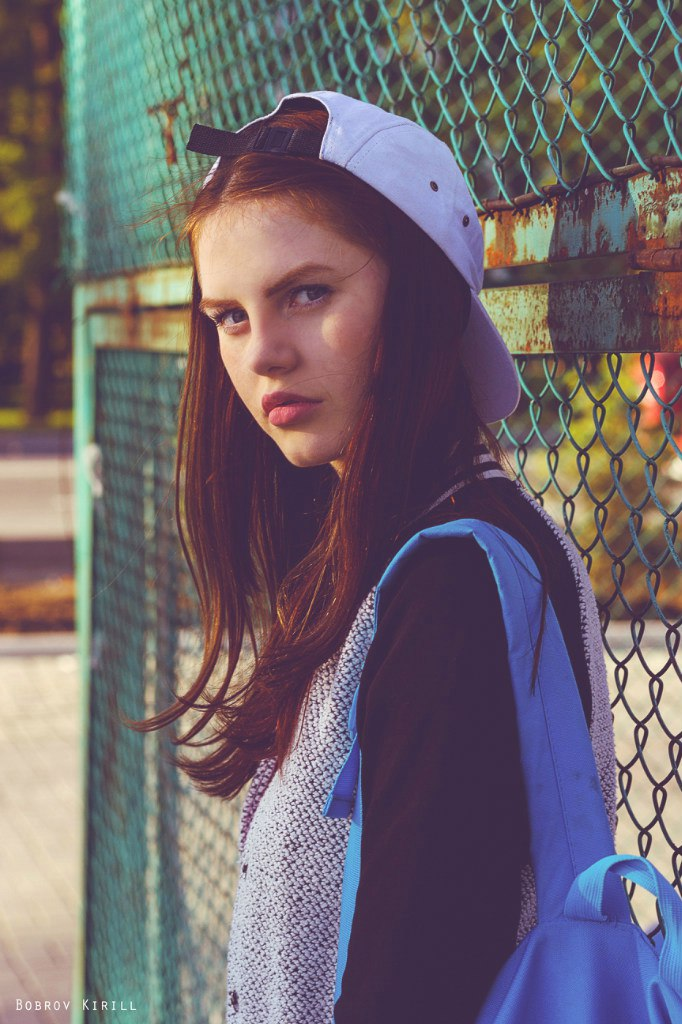
#> input picture examples/in2.jpg, 682 x 1024 px, given in place of examplesAtUTE296XIw.jpg, which was not available
$ python puzzle.py --image examples/in2.jpg --directory examples --out out   (older library calls are emulated)
#> lines starting #> are read from the running program, lines starting #| are printed output that depends on the picture; pictures that were not available may be replaced by others from this repository, and a replacement may not be noted
#!/usr/bin/env python

import os
import time
import argparse
from PIL import Image, ImageOps
from multiprocessing import Pool

DEBUG = False
SLICE_SIZE = 32
IN_DIR = ""
OUT_DIR = ""

def resize_pic(in_name):
    """Resize given image to square with slice_size:slice_size"""
#> called with in_name = 'examplesAtUTE296XIw.jpg'
    img = Image.open(in_name)
#> img is the input picture: PIL image 682x1024 RGB; mean R, G, B 112.1, 103.1, 110
    img = ImageOps.fit(img, (SLICE_SIZE, SLICE_SIZE), Image.ANTIALIAS)
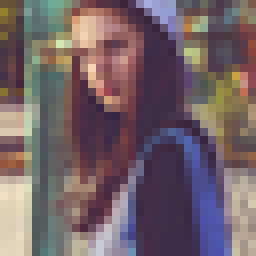
#> img: PIL image 32x32 RGB (shown 8 times larger); mean R, G, B 114.7, 97.8, 103.1
    return img


def get_average_color(img):
    """Calculate average color of given image"""
    width, height = img.size
#> width = 32; height = 32
    pixels = img.load()
    data = []
    for x in range(width):
        for y in range(height):
            cpixel = pixels[x, y]
            data.append(cpixel)
#> after the loop, data = 1024 items, first 6: (104, 83, 57), (149, 127, 45), (125, 100, 52), (94, 71, 61), (124, 101, 53), (78, 61, 65)
    r = 0
    g = 0
    b = 0
    counter = 0

    for x in range(len(data)):
        r += data[x][0]
        g += data[x][1]
        b += data[x][2]
        counter += 1

        rAvg = r / counter
        gAvg = g / counter
        bAvg = b / counter
        return (rAvg, gAvg, bAvg)
#> this loop made 1 pass
#> (r, g, b, counter, rAvg, gAvg, bAvg) on pass 1: (104, 83, 57, 1, 104, 83, 57)
#> after the loop, b = 57; counter = 1; g = 83; r = 104


def get_image_paths():
    paths = []
    for file_ in os.listdir(IN_DIR):
        if DEBUG:
            print(file_)
        paths.append(IN_DIR + file_)
    return paths


def convert_image(path):
    img = resize_pic(path)
    color = get_average_color(img)
#> color = (104, 83, 57)
    img.save(str(OUT_DIR) + str(color) + ".jpg")


def convert_all_images():
    paths = get_image_paths()
    pool = Pool()
    pool.map(convert_image, paths)
#> call 2 of resize_pic, with in_name = 'examplesin.jpg'
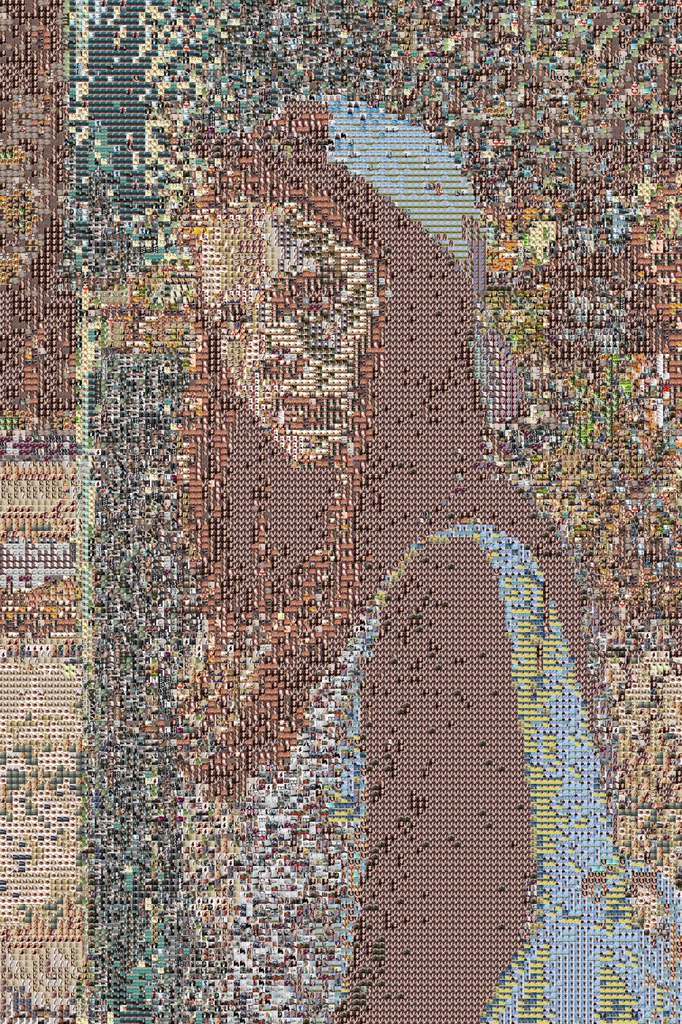
#> input picture examples/pZYc7GnMVXw.jpg, 682 x 1024 px, given in place of examplesin.jpg, which was not available
#> in resize_pic, img is the input picture: PIL image 682x1024 RGB; mean R, G, B 136.9, 121.8, 112.9
#> in resize_pic (call 2), `img = ImageOps.fit(img, (SLICE_SIZE, SLICE_SIZE), Image.ANTIALIAS)`:
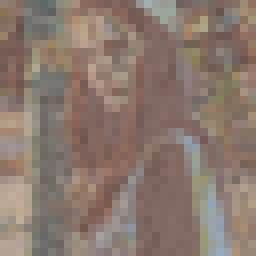
#> img: PIL image 32x32 RGB (shown 8 times larger); mean R, G, B 138.5, 120.2, 110.2
#> the loop in get_average_color (call 2), `for x in range(len(data)):` made 1 pass
#> (r, g, b, counter, rAvg, gAvg, bAvg) on pass 1: (146, 126, 116, 1, 146, 126, 116)
    pool.close()
    pool.join()


def update_img_db():
    if DEBUG:
        print("Updating image database...")
    convert_all_images()


# [50 lines left out: functions find_closiest, make_puzzle, read_img_db, not called in this run]


if __name__ == '__main__':

    parser = argparse.ArgumentParser()
    parser.add_argument("-i", "--image", type=str, required=True,
                       help='input image')
    parser.add_argument("-d", "--directory", type=str, required=True,
                       help="source directory")
    parser.add_argument("-o", "--out", type=str, required=True,
                       help="out directory for cropped images")
    parser.add_argument("-s", "--size", type=int, required=False,
                       help="slice size")

    parser.add_argument("--update", help="update images", action="store_true")
    parser.add_argument("--debug", help="turn debug", action="store_true")

    args = parser.parse_args()

    start_time = time.time()

    if args.image:
        image = args.image

    if args.debug:
        DEBUG = True

    if args.directory:
        IN_DIR = args.directory
        print("IN_DIR: " + IN_DIR)
    if args.out:
        OUT_DIR = args.out
        print("OUT_DIR: " + OUT_DIR)

    if args.size:
        SLICE_SIZE = args.size
        print("Slice size: " + str(SLICE_SIZE))

    if args.update:
        list_of_imgs = read_img_db()
    else:
#> (the run stopped early here; a loop or call above may not have finished)
